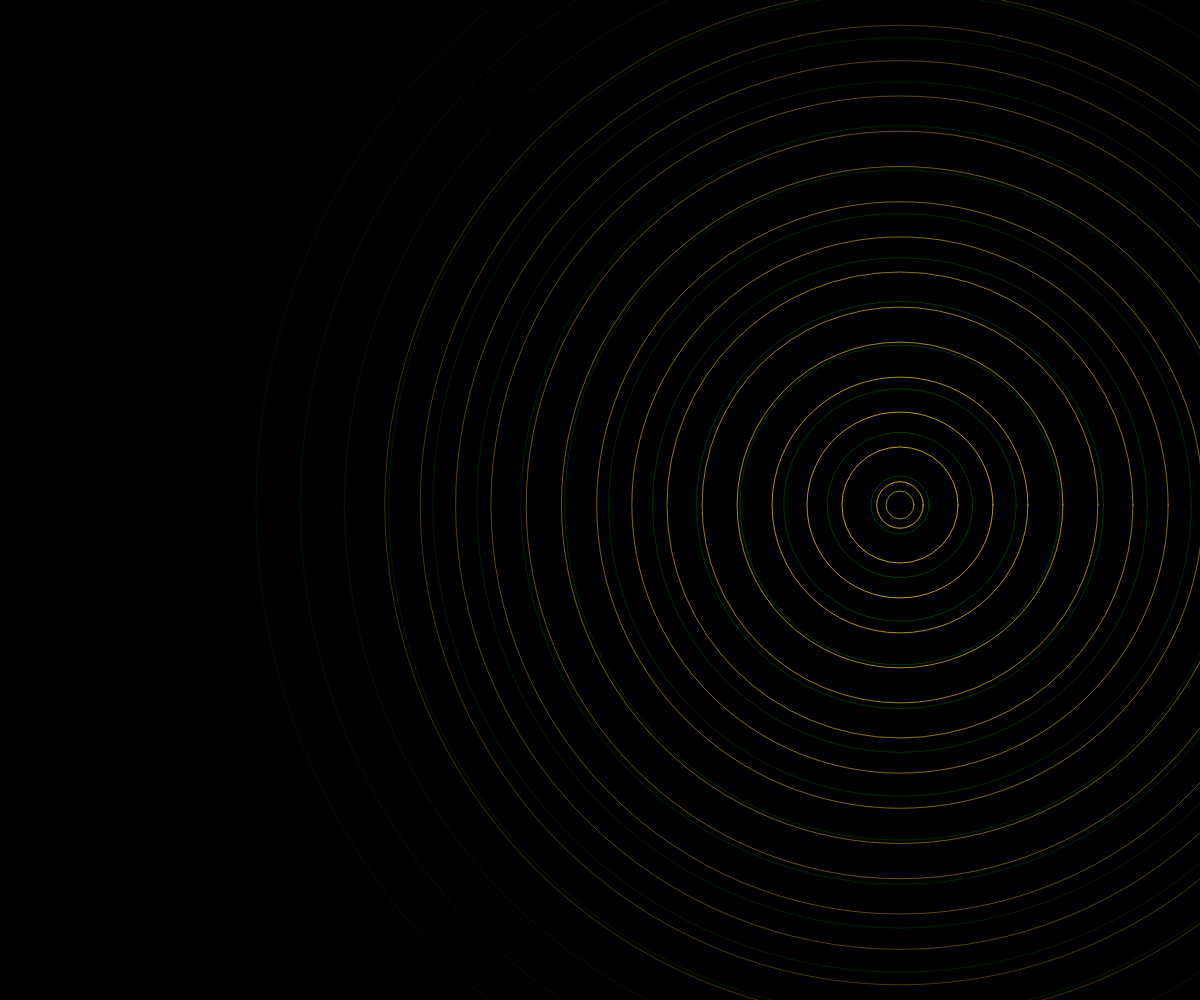
Frame 1 (no input)
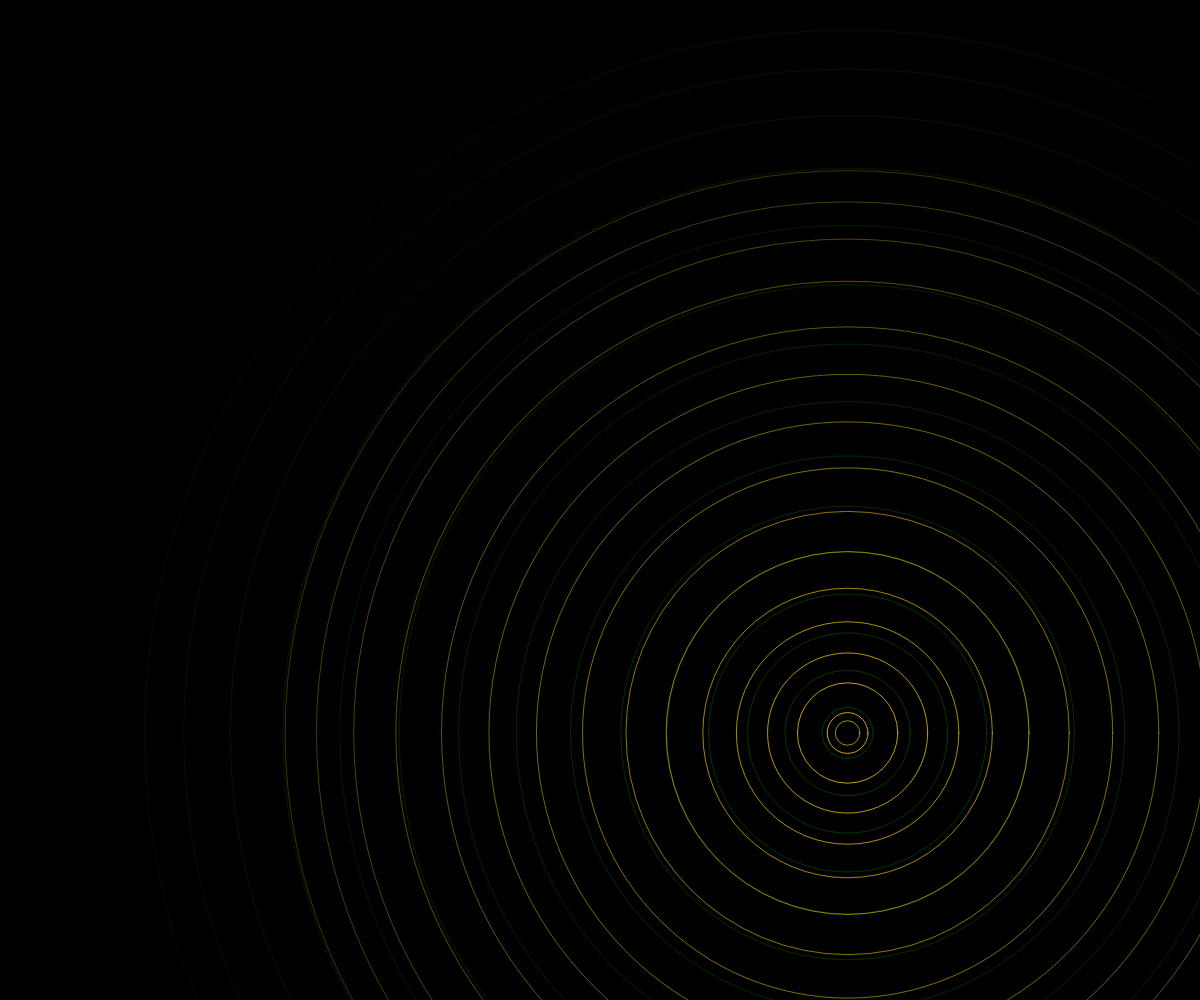
Frame 60 (no input)
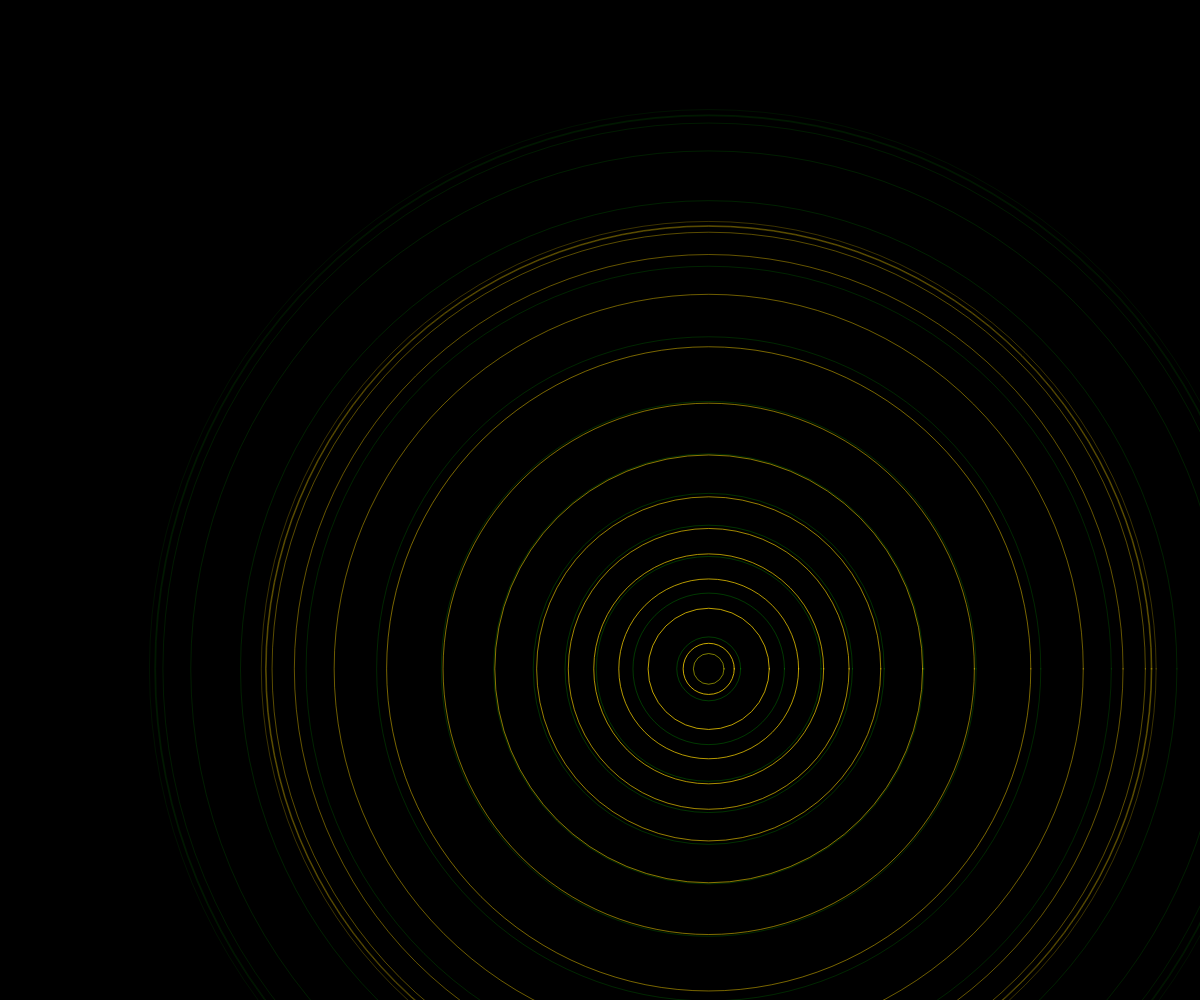
Frame 120 (the mouse pressed at the canvas centre since frame 60)

The p5.js sketch that drew these frames (run headless with seeded random() and noise() and a simulated clock; from frame 60 on, the mouse is pressed at the canvas centre):

// p5.js sketch
// ── sketch.js
let rings = [];
let centerX, centerY;
let figureEightPhase = 0;
let pulseOffset = 0;

function setup() {
  createCanvas(windowWidth, windowHeight);
  // Initialize rings with varying sizes and colors
  for (let i = 0; i < 15; i++) {
    rings.push({
      radius: 20 + i * 30,
      alpha: 200 - i * 10,
      speed: 0.02 + i * 0.005
    });
  }
  centerX = width / 2;
  centerY = height / 2;
}

function draw() {
  background(0);
  
  // Update center position in figure-eight pattern
  figureEightPhase += 0.01;
  let x = width/2 + cos(figureEightPhase) * (width/4);
  let y = height/2 + sin(figureEightPhase * 2) * (height/4);
  
  // Add pulsing effect to the center
  pulseOffset += 0.05;
  let centerPulse = sin(pulseOffset) * 0.3 + 0.7;
  
  // Draw pulsing rings
  for (let i = 0; i < rings.length; i++) {
    let ring = rings[i];
    let pulse = sin(frameCount * ring.speed + pulseOffset) * 0.5 + 0.5;
    let radius = ring.radius * (1 + pulse * 0.3);
    
    // Gold ring
    stroke(255, 215, 0, ring.alpha); 
    noFill();
    ellipse(x, y, radius * 2, radius * 2);
    
    // Green glow effect
    stroke(0, 255, 0, ring.alpha * 0.3);
    ellipse(x, y, radius * 2.5, radius * 2.5);
    
    // Brighter core
    if (i === 0) {
      stroke(255, 255, 0, 200 * centerPulse);
      noFill();
      ellipse(x, y, radius * 1.2, radius * 1.2);
    }
  }
}

function windowResized() {
  resizeCanvas(windowWidth, windowHeight);
}
